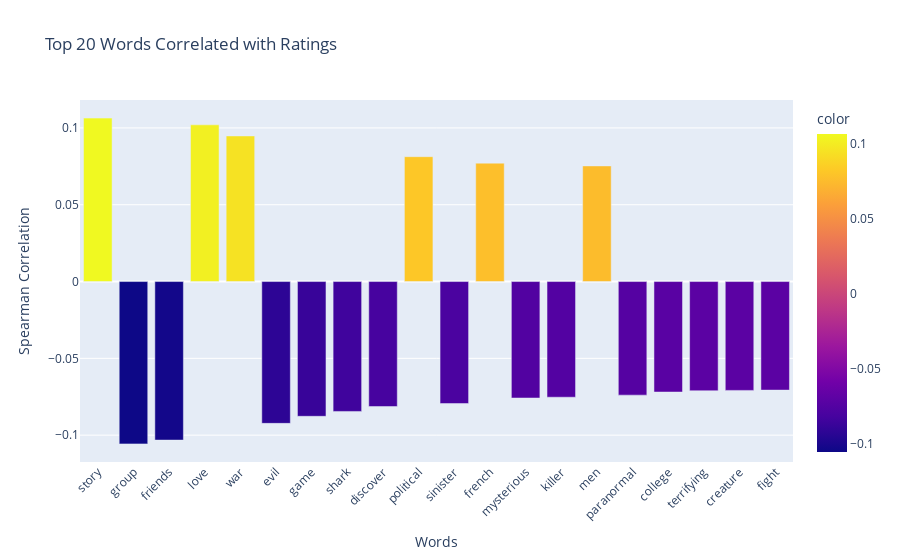

Source (notebook cell):
### Markdown cell above
Summary vs Ratings

### Code cell
sentiment_utils.word_rating_correlation(df, text_column='processed_summary', rating_column='letterboxd_rating', top_n=20)

### Figure 1 — Plotly figure (JSON) as saved in the notebook; plotly's stock layout.template omitted (floating-point values rounded to 4 significant figures)
{"data": [{"alignmentgroup": "True", "hovertemplate": "Words=%{x}<br>Spearman Correlation=%{y}<br>color=%{marker.color}<extra></extra>", "legendgroup": "", "marker": {"color": [0.1064, -0.1057, -0.1032, 0.102, 0.09477, -0.09232, -0.08773, -0.08456, -0.08136, 0.08126, -0.07943, 0.07706, -0.07583, -0.07531, 0.07526, -0.07394, -0.07193, -0.0711, -0.07086, -0.07067], "coloraxis": "coloraxis", "pattern": {"shape": ""}}, "name": "", "offsetgroup": "", "orientation": "v", "showlegend": false, "textposition": "auto", "type": "bar", "x": ["story", "group", "friends", "love", "war", "evil", "game", "shark", "discover", "political", "sinister", "french", "mysterious", "killer", "men", "paranormal", "college", "terrifying", "creature", "fight"], "xaxis": "x", "y": [0.1064, -0.1057, -0.1032, 0.102, 0.09477, -0.09232, -0.08773, -0.08456, -0.08136, 0.08126, -0.07943, 0.07706, -0.07583, -0.07531, 0.07526, -0.07394, -0.07193, -0.0711, -0.07086, -0.07067], "yaxis": "y"}], "layout": {"barmode": "relative", "coloraxis": {"colorbar": {"title": {"text": "color"}}, "colorscale": [[0, "#0d0887"], [0.1111, "#46039f"], [0.2222, "#7201a8"], [0.3333, "#9c179e"], [0.4444, "#bd3786"], [0.5556, "#d8576b"], [0.6667, "#ed7953"], [0.7778, "#fb9f3a"], [0.8889, "#fdca26"], [1, "#f0f921"]]}, "legend": {"tracegroupgap": 0}, "title": {"text": "Top 20 Words Correlated with Ratings"}, "xaxis": {"anchor": "y", "domain": [0, 1], "tickangle": -45, "title": {"text": "Words"}}, "yaxis": {"anchor": "x", "domain": [0, 1], "title": {"text": "Spearman Correlation"}}}}
